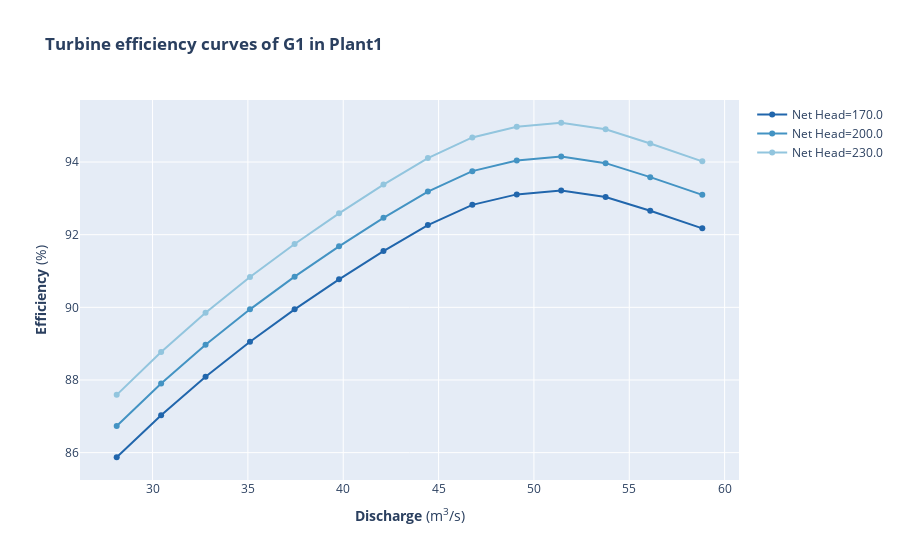

The notebook cell this image was saved under:
### Markdown cell above
Now we can plot some of the generator data, to ensure that we have the correct data.

### Code cell
# Plotting the turbine efficiency curves of G1 (G2 is the same as G1) in Plant1 
turb_eff_curves=shop.model.generator.Plant1_Generator1.turb_eff_curves.get()

fig = go.Figure()
colorscale = px.colors.sequential.RdBu_r
color = 0
for curve in turb_eff_curves:
    color+=1
    curve_name="Net Head="+str(curve.name)
    fig.add_trace(go.Scatter(x=curve.index, y=curve.values, marker_color = colorscale[color], name=curve_name, mode="lines+markers", line=dict(width=2)))

fig.update_layout(title="<b>Turbine efficiency curves of G1 in Plant1</b>", xaxis_title="<b>Discharge</b> (m<sup>3</sup>/s)", yaxis_title="<b>Efficiency</b> (%)")

fig.show()

### Figure 1 — Plotly figure (JSON) as saved in the notebook; plotly's stock layout.template omitted (floating-point values rounded to 4 significant figures)
{"data": [{"line": {"width": 2}, "marker": {"color": "rgb(33,102,172)"}, "mode": "lines+markers", "name": "Net Head=170.0", "type": "scatter", "x": [28.12, 30.45, 32.78, 35.11, 37.45, 39.78, 42.11, 44.44, 46.77, 49.1, 51.43, 53.76, 56.1, 58.83], "y": [85.87, 87.03, 88.09, 89.05, 89.94, 90.77, 91.55, 92.26, 92.82, 93.11, 93.22, 93.04, 92.66, 92.17]}, {"line": {"width": 2}, "marker": {"color": "rgb(67,147,195)"}, "mode": "lines+markers", "name": "Net Head=200.0", "type": "scatter", "x": [28.12, 30.45, 32.78, 35.11, 37.45, 39.78, 42.11, 44.44, 46.77, 49.1, 51.43, 53.76, 56.1, 58.83], "y": [86.73, 87.9, 88.97, 89.94, 90.84, 91.68, 92.46, 93.19, 93.75, 94.04, 94.15, 93.97, 93.58, 93.1]}, {"line": {"width": 2}, "marker": {"color": "rgb(146,197,222)"}, "mode": "lines+markers", "name": "Net Head=230.0", "type": "scatter", "x": [28.12, 30.45, 32.78, 35.11, 37.45, 39.78, 42.11, 44.44, 46.77, 49.1, 51.43, 53.76, 56.1, 58.83], "y": [87.59, 88.77, 89.85, 90.84, 91.74, 92.59, 93.38, 94.11, 94.68, 94.97, 95.08, 94.9, 94.51, 94.02]}], "layout": {"autosize": true, "title": {"text": "<b>Turbine efficiency curves of G1 in Plant1</b>"}, "xaxis": {"autorange": true, "range": [26.35, 60.6], "title": {"text": "<b>Discharge</b> (m<sup>3</sup>/s)"}, "type": "linear"}, "yaxis": {"autorange": true, "range": [85.11, 95.84], "title": {"text": "<b>Efficiency</b> (%)"}, "type": "linear"}}}
